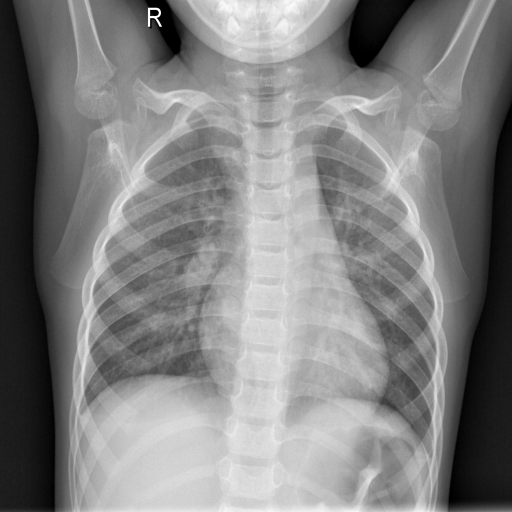
#> input picture 3.2022年学习/FractralDimensionSoftware/COVID-19-c/NORMAL/NORMAL (1).png, 1024 x 1024 px, found by its file name (shown at 1/2 size)
$ python '1. 图像操作.py'
#> lines starting #> are read from the running program, lines starting #| are printed output that depends on the picture
import cv2
from PIL import Image
import numpy as np
import matplotlib.pyplot as plt
from itertools import chain


img = cv2.imread("C:/Users/Yan/Desktop/COVID-19/NORMAL/NORMAL (1).png", cv2.IMREAD_GRAYSCALE)
#> img is the input picture: shape (1024, 1024); min 0, max 255, mean 128.9
#img = Image.open("C:/Users/Yan/Desktop/COVID-19/NORMAL/NORMAL (1).png")
print("img:", img.shape)
#| img: (1024, 1024)

"""
img = np.array(img)
print("img:", img)
plt.imshow(img)
plt.show()

a = np.array([[1, 2], [3, 4], [9, 8]])
print(type(a))

##使用库函数

a_a = list(chain.from_iterable(a))
print(type(a_a), a_a)
print(type(img))
b = list(chain.from_iterable(img))
print(type(b))
print("img:", img)

"""
x = []
img = np.resize(img, (128, 128))
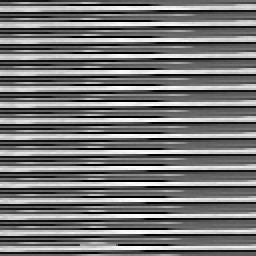
#> img: shape (128, 128) (shown 2 times larger); min 0, max 254, mean 117.6
print("="*10)
print(img.shape[0], img.shape[1])
#| 128 128


img = img.reshape(1, -1)
print(type(img), img)
#> (printed output is left out)
print(type(img[0]), img[0])
#> (printed output is left out)
print(type(list(img[0])), list(img[0]))
#> (printed output is left out)
x.append(list(img[0]))
print("x:", x)

a = []
b = []
print(len(img[0]))
for i in range(len(img[0])):
    a.append(img[0][i])
#> after the loop, a = 16384 values, max 254 at index 13894, min 0 at index 292, mean 117.6
b.append(a)
print(type(b), b)

$ run again, with 3.2022年学习/FractralDimensionSoftware/COVID-19-c/NORMAL/NORMAL (100).png copied over 3.2022年学习/FractralDimensionSoftware/COVID-19-c/NORMAL/NORMAL (1).png
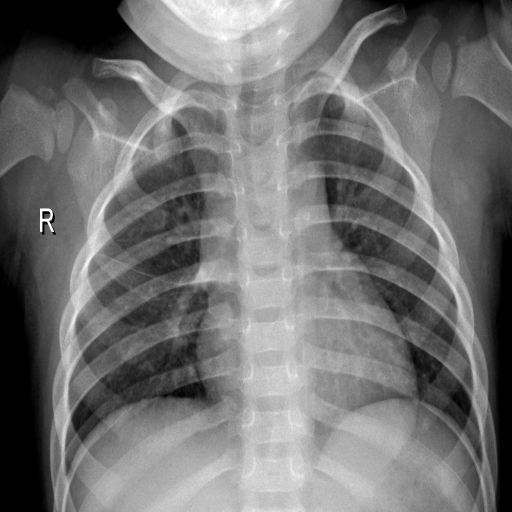
#> input picture 3.2022年学习/FractralDimensionSoftware/COVID-19-c/NORMAL/NORMAL (100).png, 1024 x 1024 px, found by its file name (shown at 1/2 size)
#> img is the input picture: shape (1024, 1024); min 0, max 255, mean 113.9
#| img: (1024, 1024)
#> `img = np.resize(img, (128, 128))`:
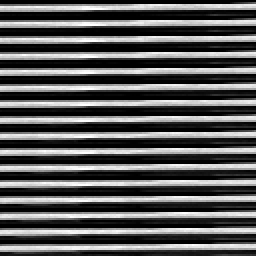
#> img: shape (128, 128) (shown 2 times larger); min 0, max 255, mean 88.4
#| 128 128
#> (printed output is left out)
#> (printed output is left out)
#> (printed output is left out)
#> after the loop `for i in range(len(img[0])):`: a = 16384 values, max 255 at index 554, min 0 at index 0, mean 88.39

$ run again, with 3.2022年学习/FractralDimensionSoftware/COVID-19-c/NORMAL/NORMAL (1001).png copied over 3.2022年学习/FractralDimensionSoftware/COVID-19-c/NORMAL/NORMAL (1).png
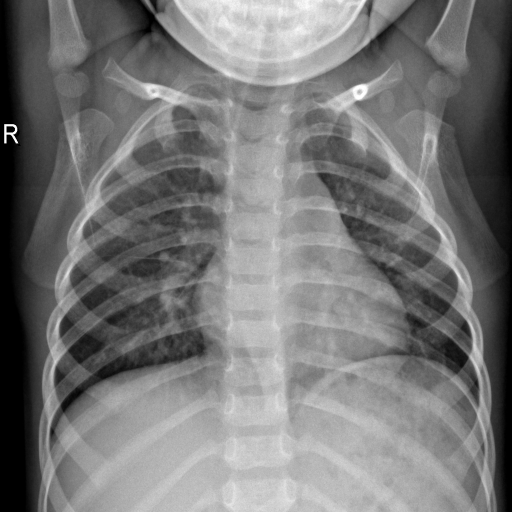
#> input picture 3.2022年学习/FractralDimensionSoftware/COVID-19-c/NORMAL/NORMAL (1001).png, 1024 x 1024 px, found by its file name (shown at 1/2 size)
#> img is the input picture: shape (1024, 1024); min 0, max 255, mean 118.9
#| img: (1024, 1024)
#> `img = np.resize(img, (128, 128))`:
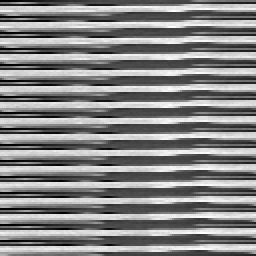
#> img: shape (128, 128) (shown 2 times larger); min 0, max 254, mean 132.6
#| 128 128
#> (printed output is left out)
#> (printed output is left out)
#> (printed output is left out)
#> after the loop `for i in range(len(img[0])):`: a = 16384 values, max 254 at index 6758, min 0 at index 2, mean 132.6

$ run again, with 3.2022年学习/FractralDimensionSoftware/COVID-19-c/NORMAL/NORMAL (1002).png copied over 3.2022年学习/FractralDimensionSoftware/COVID-19-c/NORMAL/NORMAL (1).png
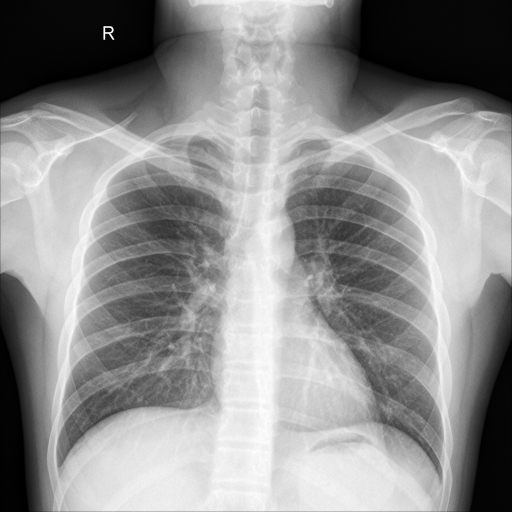
#> input picture 3.2022年学习/FractralDimensionSoftware/COVID-19-c/NORMAL/NORMAL (1002).png, 1024 x 1024 px, found by its file name (shown at 1/2 size)
#> img is the input picture: shape (1024, 1024); min 0, max 255, mean 143.6
#| img: (1024, 1024)
#> `img = np.resize(img, (128, 128))`:
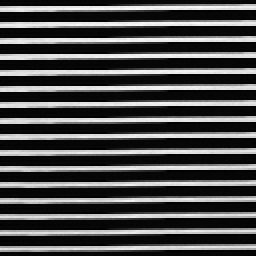
#> img: shape (128, 128) (shown 2 times larger); min 0, max 250, mean 75.4
#| 128 128
#> (printed output is left out)
#> (printed output is left out)
#> (printed output is left out)
#> after the loop `for i in range(len(img[0])):`: a = 16384 values, max 250 at index 568, min 0 at index 4821, mean 75.39
